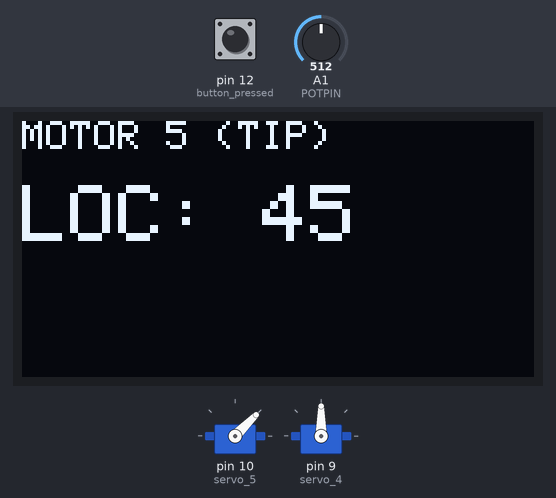
The sketch below on a simulated Arduino Uno, built with avr-gcc and run on an emulated ATmega328P. Shown: 128×64 one-colour display, 2 × servo. The test bench sets the inputs (shaded band); at power-on: A1 (POTPIN) = 512, pin 12 (button_pressed) LOW. What the sketch prints to the serial monitor is not drawn.

Above: at 1.2 s.
1.3 s: A1 (POTPIN) set to 493
At 1.8 s:
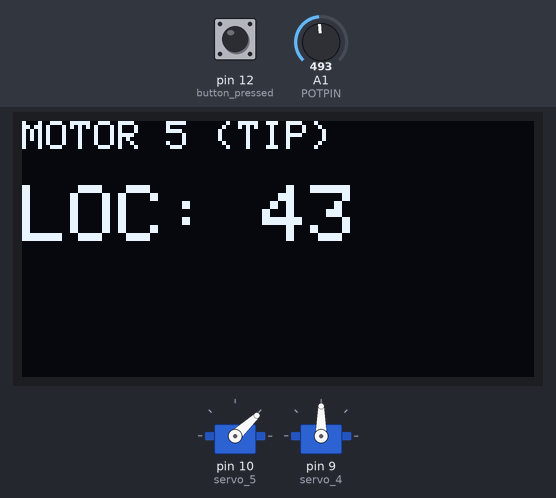
2.9 s: pin 12 (button_pressed) pulled HIGH for 0.15 s
At 3.05 s:
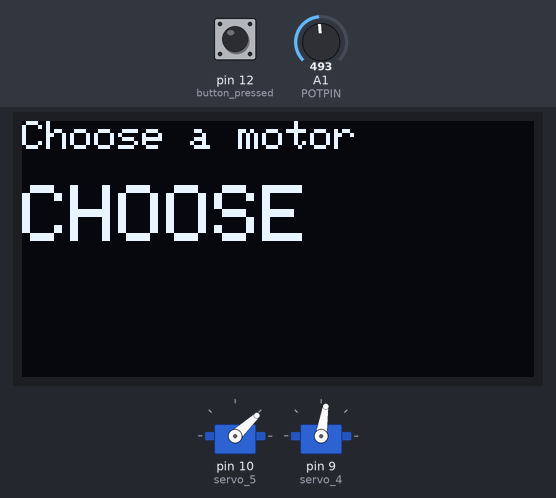
4.6 s: A1 (POTPIN) set to 80
At 5.3 s:
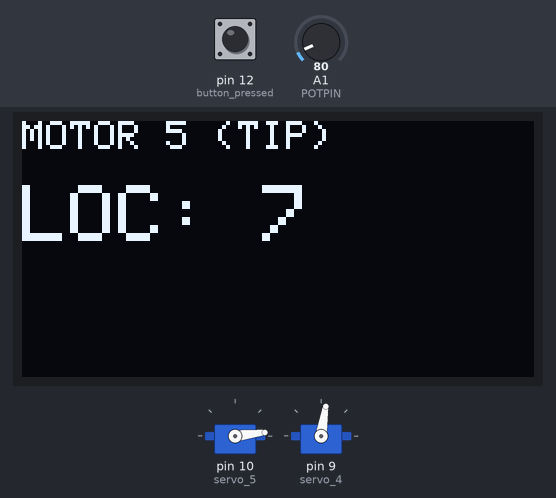
6.1 s: pin 12 (button_pressed) pulled HIGH for 0.15 s
At 7.2 s:
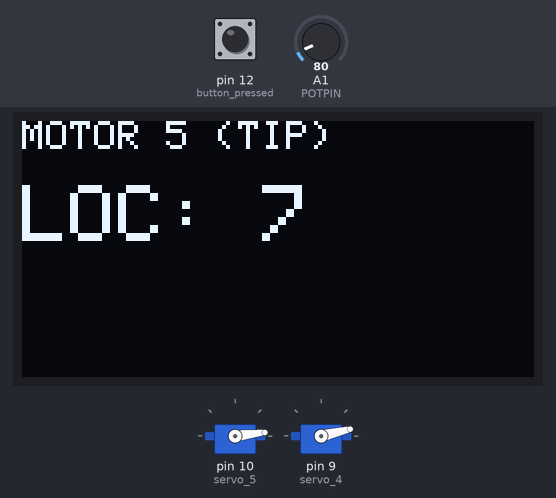
7.7 s: A1 (POTPIN) set to 97
At 8.8 s:
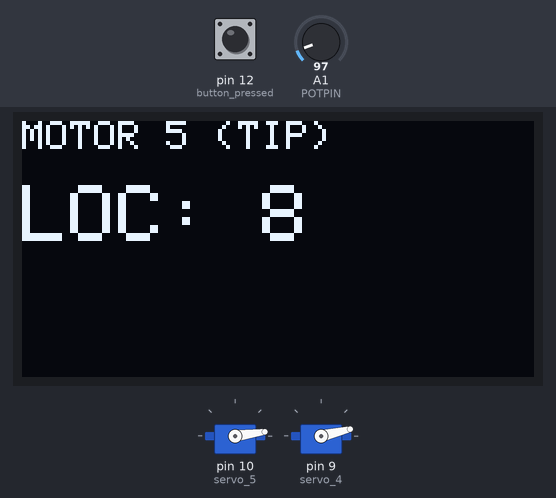
9.2 s: A1 (POTPIN) set to 306
At 10.4 s:
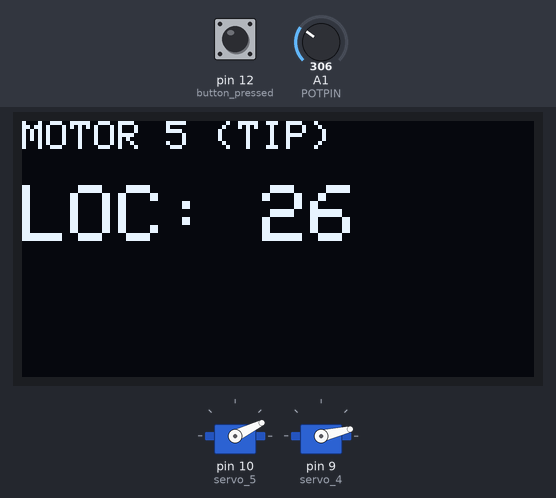
Timing chart, 0 to 11.8 s (numbered marks = the images above; inputs shaded):
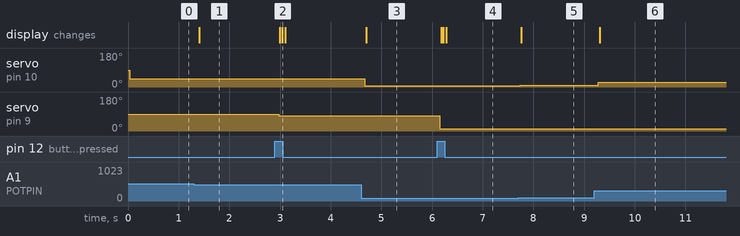

Measured:
- the behaviour switches between 512 and 511 on A1 (POTPIN) (found by bisection; images 0 and 1)
- the behaviour switches between 91 and 92 on A1 (POTPIN) (found by bisection; images 4 and 5)
- after the input at 1.3 s, servo on pin 10 (servo_5): 45° → 43° after 0.08 s; the display: changes after 0.10 s (image 1)
- after the input at 2.9 s, servo on pin 9 (servo_4): 90° → 81° after 0.07 s; the display: first changes after 0.10 s (image 2 shows a later state)
- after the input at 4.6 s, servo on pin 10 (servo_5): 43° → 7° after 0.07 s; the display: changes after 0.10 s (image 3)
- after the input at 6.1 s, servo on pin 9 (servo_4): 81° → 13° after 0.05 s; the display: first changes after 0.08 s (image 4 shows a later state)
- after the input at 7.7 s, servo on pin 10 (servo_5): 7° → 8° at once; the display: changes after 0.06 s (image 5)
- after the input at 9.2 s, servo on pin 10 (servo_5): 8° → 26° after 0.08 s; the display: changes after 0.11 s (image 6)

The sketch:

motor_control.ino
```cpp
// Display
#include <SPI.h>
#include <Wire.h>
#include <Adafruit_GFX.h>
#include <Adafruit_SSD1306.h>

#define OLED_RESET 4
Adafruit_SSD1306 display(OLED_RESET);

// Motors
#include<Servo.h>
Servo servo_5;
Servo servo_4;

int pos_1 = 45;
int pos_2 = 45;
// motor 5 (Pin 10)
// Max Angle 90 Min Angle 0
// motor 4 (Pin 9)
// Max Angle 90 Min Angle 0
// motor 3 (Pin 6)
// Max Angle 120 Min Angle 45
// motor 2 (Pin 5)
// Max Angle 140 Min Angle 40 (ideal 80)
// motor 1 (Pin 3)
// Max Angle 140 Min Angle 40
int maxAngle = 90;
int minAngle = 0;

int testingSpeed = 50;

// Potentiometer
int POTPIN = A1;
int potcontrol = 0;

// Switch button
int button_pressed = 12;
int counter = 0;


void setup()
{
  //Display
  display.begin(SSD1306_SWITCHCAPVCC, 0x3C);
  display.clearDisplay();

  Serial.begin(9600);
  //Motor 5
  servo_5.attach(10);
  servo_4.attach(9);
  // button

  pinMode(button_pressed,INPUT);

}

void loop()
{

  potcontrol = analogRead(POTPIN);
  Serial.print("Potentiometer position: ");
  Serial.println(potcontrol);     // Print to Serial Monitor


  if (digitalRead(12) == HIGH){
    counter += 1;
  }
  Serial.print(" Counter: ");
  Serial.println(counter);

  display.clearDisplay();

  switch(counter % 3){
    // Motor 5
    case 0:
      pos_1 = float(potcontrol)/1024 * 90;
      Serial.print(" position_1: ");
      Serial.println(pos_1);     // Print to Serial Monitor
      servo_5.write(pos_1);
      // Print "motor 5" in normal size
      display.setTextSize(1);               // Header size
      display.setTextColor(SSD1306_WHITE);
      display.setCursor(0, 0);
      display.println(F("MOTOR 5 (TIP)"));
      // Print "90" in double size
      display.setTextSize(2);               // Double size
      display.setCursor(0, 16);             // Lower position
      display.print(F("LOC: "));
      display.println(pos_1);
      display.display();
      break;
    // Motor 4
    case 1:
      pos_2 = float(potcontrol)/1024*170;
      Serial.print(" position_2: ");
      Serial.println(pos_2);     // Print to Serial Monitor
      servo_4.write(pos_2);
      // Print "motor 5" in normal size
      display.setTextSize(1);               // Header size
      display.setTextColor(SSD1306_WHITE);
      display.setCursor(0, 0);
      display.println(F("MOTOR 4 (Elbow)"));
      // Print "90" in double size
      display.setTextSize(2);               // Double size
      display.setCursor(0, 16);             // Lower position
      display.print(F("LOC: "));
      display.println(pos_2);
      display.display();
      break;

    default:
      display.setTextSize(1);               // Header size
      display.setTextColor(SSD1306_WHITE);
      display.setCursor(0, 0);
      display.println(F("Choose a motor"));

      display.setTextSize(2);               // Double size
      display.setCursor(0, 16);             // Lower position
      display.print(F("CHOOSE "));
      display.display();
  }
}
```
